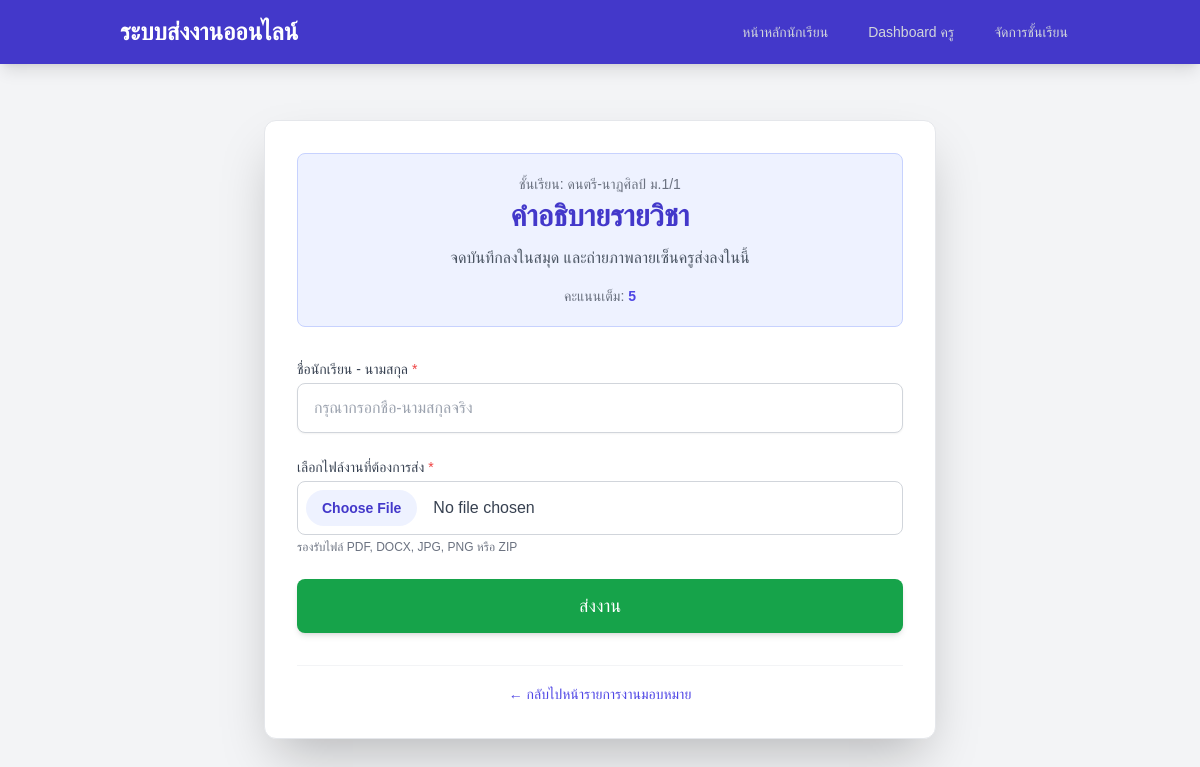
/submit/1, run on the app's committed database.
### app.py (models this page shows)
class Class(db.Model):
    id = db.Column(db.Integer, primary_key=True)
    name = db.Column(db.String(100), nullable=False)
    teacher_id = db.Column(db.String(100), default='default_teacher')
    join_code = db.Column(db.String(10), unique=True, nullable=False)
    assignments = db.relationship('Assignment', backref='class_rel', lazy=True, cascade='all, delete-orphan')

class Assignment(db.Model):
    id = db.Column(db.Integer, primary_key=True)
    title = db.Column(db.String(200), nullable=False)
    description = db.Column(db.Text, nullable=True)
    file_link = db.Column(db.String(500), nullable=True)
    max_score = db.Column(db.Integer, default=100)
    due_date = db.Column(db.DateTime, nullable=True)
    class_id = db.Column(db.Integer, db.ForeignKey('class.id'), nullable=False)
    submissions = db.relationship('Submission', backref='assignment_rel', lazy=True, cascade='all, delete-orphan')

### app.py (the view)
@app.route('/submit/<int:assignment_id>', methods=['GET'])
def submission_form(assignment_id):
    assignment = Assignment.query.get(assignment_id)
    if not assignment:
        flash('❌ ไม่พบงานมอบหมายนี้', 'error')
        return redirect(url_for('student_landing'))
    class_obj = assignment.class_rel
    return render_template('submission_form.html', assignment=assignment, class_info=class_obj)

### templates/submission_form.html (shortened to what this page needs)
{% extends "base.html" %}
{% block content %}
<div class="container mx-auto p-4 md:p-8">
    <div class="max-w-2xl mx-auto bg-white p-6 md:p-8 rounded-xl shadow-2xl border border-gray-200 mt-6">
        <div class="text-center mb-8 p-5 bg-indigo-50 rounded-lg border border-indigo-200">
            <p class="text-sm text-gray-500 font-medium uppercase">ชั้นเรียน: {{ class_info.name }}</p>
            <h1 class="text-3xl font-extrabold text-indigo-700 mt-1">{{ assignment.title }}</h1>
            <p class="text-gray-600 mt-3">{{ assignment.description | default('ไม่มีคำอธิบาย', true) }}</p>
            <div class="mt-4 text-sm text-gray-500">
                <span>คะแนนเต็ม: <strong class="text-indigo-600">{{ assignment.max_score }}</strong></span>
            </div>
        </div>
        <form method="POST" action="{{ url_for('submit_submission', assignment_id=assignment.id) }}" enctype="multipart/form-data" class="space-y-6">
            <div>
                <label for="student_name" class="block text-sm font-medium text-gray-700 mb-1">
                    ชื่อนักเรียน - นามสกุล <span class="text-red-500">*</span>
                </label>
                <input type="text" id="student_name" name="student_name" required
                       class="mt-1 block w-full px-4 py-3 border border-gray-300 rounded-lg shadow-sm focus:ring-indigo-500 focus:border-indigo-500 text-base"
                       placeholder="กรุณากรอกชื่อ-นามสกุลจริง">
            </div>
            <div>
                <label for="file" class="block text-sm font-medium text-gray-700 mb-1">
                    เลือกไฟล์งานที่ต้องการส่ง <span class="text-red-500">*</span>
                </label>
                <input type="file" id="file" name="file" required
                       class="mt-1 block w-full text-base text-gray-700 file:mr-4 file:py-2 file:px-4
                              file:rounded-full file:border-0 file:text-sm file:font-semibold
                              file:bg-indigo-50 file:text-indigo-700 hover:file:bg-indigo-100
                              border border-gray-300 rounded-lg p-2">
                <p class="mt-1 text-xs text-gray-500">รองรับไฟล์ PDF, DOCX, JPG, PNG หรือ ZIP</p>
            </div>
            <button type="submit"
                    class="w-full flex justify-center py-3 px-4 border border-transparent rounded-lg shadow-md text-lg font-medium text-white bg-green-600 hover:bg-green-700
                           focus:outline-none focus:ring-2 focus:ring-offset-2 focus:ring-green-500 transition duration-150 ease-in-out">
                ส่งงาน
            </button>
        </form>
        <div class="mt-8 pt-4 border-t border-gray-100 text-center">
            <a href="{{ url_for('student_view_assignments', join_code=class_info.join_code) }}"
               class="text-sm text-indigo-600 hover:text-indigo-800 transition duration-150">
                &larr; กลับไปหน้ารายการงานมอบหมาย
            </a>
        </div>
    </div>
</div>
{% endblock %}

### templates/base.html (style rules this page uses)
body { font-family: 'Sarabun', 'Arial', sans-serif; }

### data on the page
Class: name "ดนตรี-นาฏศิลป์ ม.1/1"
Assignment: title "คำอธิบายรายวิชา", description "จดบันทึกลงในสมุด และถ่ายภาพลายเซ็นครูส่งลงในนี้", max_score "5"
